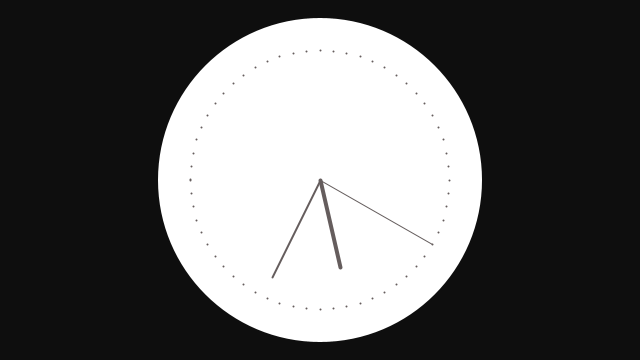
Frame 1 (no input)
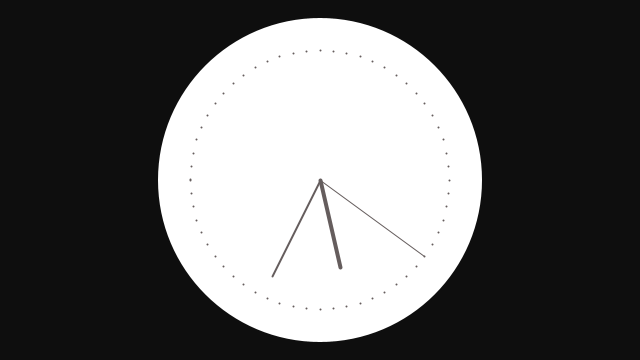
Frame 60 (the mouse pressed at the canvas centre just before this capture)
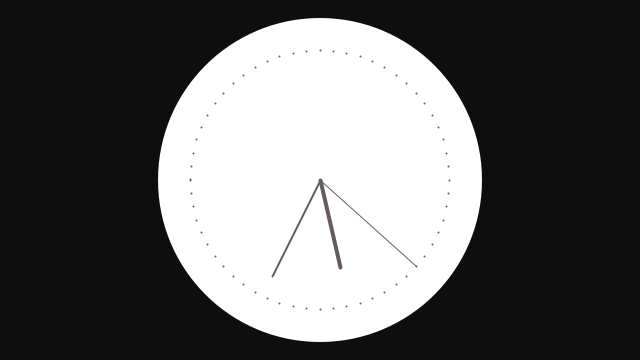
Frame 120 (the mouse held since frame 60 and released just before this capture)

The Processing sketch that drew these frames (run headless with seeded random() and noise(); from frame 60 on, the mouse is pressed at the canvas centre):

// Processing sketch: Clock_yk
// ── Clock_yk.pde
int cx, cy;
float secondsRadius;
float minutesRadius;
float hoursRadius;
float clockDiameter;

void setup() {
  size(640, 360);
  stroke(255);
  
  int radius = min(width, height) / 2;
  secondsRadius = radius * 0.72;
  minutesRadius = radius * 0.60;
  hoursRadius = radius * 0.50;
  clockDiameter = radius * 1.8;
  
  cx = width / 2;
  cy = height / 2;
}

void draw() {
  background(14,14,14);
  
  
  fill(255,255,255);
  noStroke();
  ellipse(cx, cy, clockDiameter, clockDiameter);
  
  
  float s = map(second(), 0, 60, 0, TWO_PI) - HALF_PI;
  float m = map(minute() + norm(second(), 0, 60), 0, 60, 0, TWO_PI) - HALF_PI; 
  float h = map(hour() + norm(minute(), 0, 60), 0, 24, 0, TWO_PI * 2) - HALF_PI;
  
  
  stroke(101,93,93);
  strokeWeight(1);
  line(cx, cy, cx + cos(s) * secondsRadius, cy + sin(s) * secondsRadius);
  strokeWeight(2);
  line(cx, cy, cx + cos(m) * minutesRadius, cy + sin(m) * minutesRadius);
  strokeWeight(4);
  line(cx, cy, cx + cos(h) * hoursRadius, cy + sin(h) * hoursRadius);
  
  
  strokeWeight(2);
  beginShape(POINTS);
  for (int a = 0; a < 360; a+=6) {
    float angle = radians(a);
    float x = cx + cos(angle) * secondsRadius;
    float y = cy + sin(angle) * secondsRadius;
    vertex(x, y);
  }
  endShape();
}
